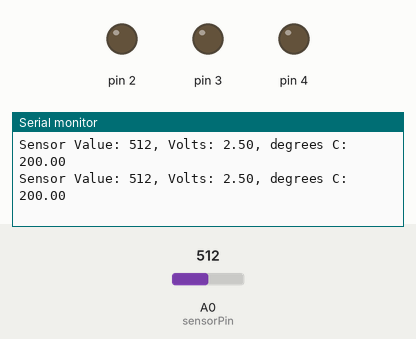
A sketch run on a simulated Arduino Uno, built with avr-gcc and run on an emulated ATmega328P. Shown: output pins drawn as LEDs (lit = HIGH), the last lines printed to the serial monitor. The inputs (shaded band) are chosen by the test bench; at power-on: A0 (sensorPin) = 512.

Above: at 1.2 s.
1.3 s: A0 (sensorPin) set to 306
At 1.39 s:
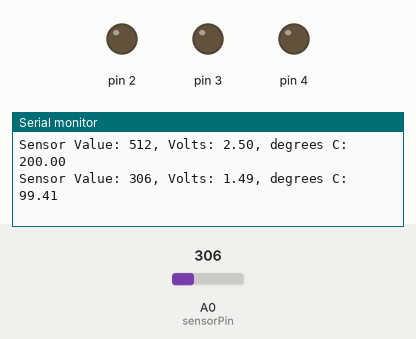
4.3 s: A0 (sensorPin) set to 317
At 4.3 s:
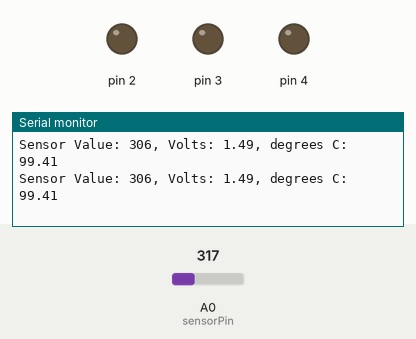
Timing chart, 0 to 7.3 s (numbered marks = the images above; inputs shaded):
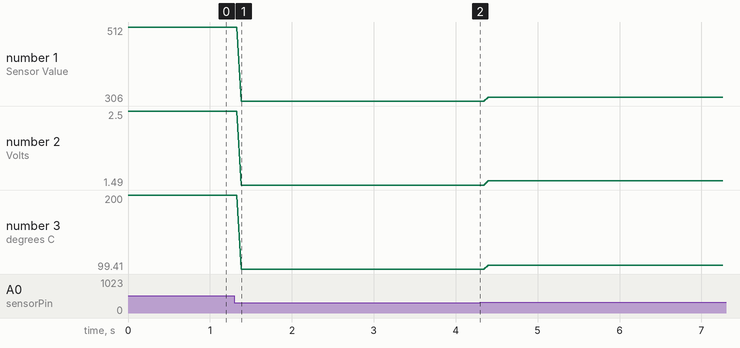

The sketch:

Love_O_Meter_03.ino
```cpp
const int sensorPin=A0;
const float baselineTemp = 16.3;
//Must tweak baselineTemp at start

void setup(){
  Serial.begin(9600);
  for(int pinNumber = 2; pinNumber<5; pinNumber++){
    pinMode(pinNumber,OUTPUT);
    digitalWrite(pinNumber, LOW);
  }
}

void loop(){
  int sensorVal = analogRead(sensorPin);
  Serial.print("Sensor Value: ");
  Serial.print(sensorVal);

  float voltage = (sensorVal/1024.0) * 5.0;
  Serial.print(", Volts: ");
  Serial.print(voltage);

  Serial.print(", degrees C: ");
  float temperature = (voltage - .5) * 100;
  Serial.println(temperature);

  if(temperature < baselineTemp){
    digitalWrite(2,LOW);
    digitalWrite(3,LOW);
    digitalWrite(4,LOW);

  }else if(temperature >=baselineTemp+1 && temperature < baselineTemp+2){
    digitalWrite(2,HIGH);
    digitalWrite(3,LOW);
    digitalWrite(4,LOW);

  }else if(temperature >=baselineTemp+2 && temperature < baselineTemp+3){
    digitalWrite(2,HIGH);
    digitalWrite(3,HIGH);
    digitalWrite(4,LOW);

  }else if(temperature >=baselineTemp+3 && temperature < baselineTemp+4){
    digitalWrite(2,HIGH);
    digitalWrite(3,HIGH);
    digitalWrite(4,HIGH);
  }
  delay(1);
}
```

Measured:
- after the input at 1.3 s, the serial monitor: prints a new line after 0.08 s (image 1)
- plotted number 1: 512 → 306 after the input at 1.3 s, 306 → 317 after the input at 4.3 s
- plotted number 2: 2.5 → 1.49 after the input at 1.3 s, 1.49 → 1.55 after the input at 4.3 s
- plotted number 3: 200 → 99.41 after the input at 1.3 s, 99.41 → 104 after the input at 4.3 s
